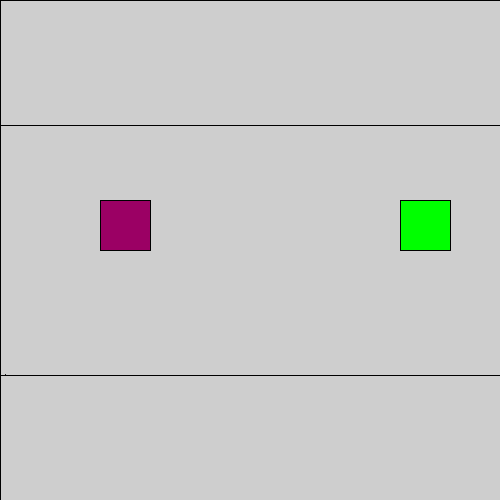
Frame 1 (no input)
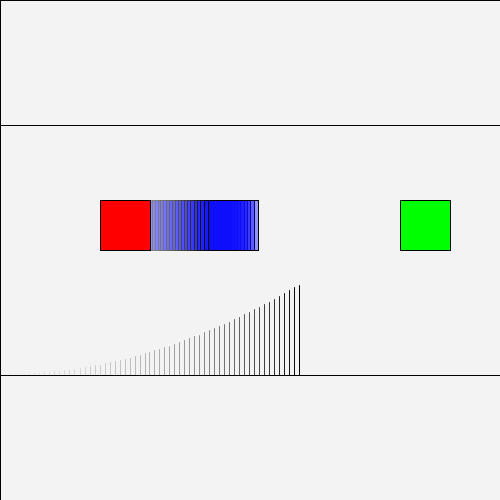
Frame 60 (the mouse pressed at the canvas centre just before this capture)
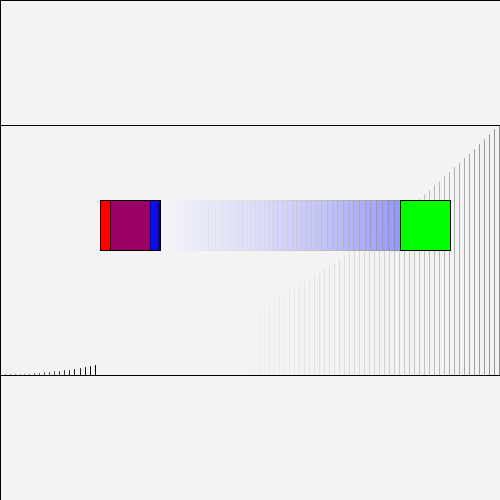
Frame 120 (the mouse held since frame 60 and released just before this capture)

The Processing sketch that drew these frames (run headless with seeded random() and noise(); from frame 60 on, the mouse is pressed at the canvas centre):

// Processing sketch: NonlinearAnim
// ── NonlinearAnim.pde
void setup() {
  size(500, 500);
}

float easeIn(float x) {
  return x*x;
}

float easeOut(float x) {
  x -= 1;
  return 1 - x*x;
}

float easeInOut(float x) {
  if (x < 0.5) {
   return easeIn(2*x)/2;
  }
  return easeOut(2*(x - 0.5))/2 + 0.5;
}

float BezierBlend(float t)
{
    return t*t*(3.0 - 2.0*t);
}

float easeBack_f(float x) {
  return -x*x*x + 4.0*x;
}

float easeBack(float x){
  float x0 = -1.5;
  float y0 = easeBack_f(x0);
  float x1 = 1.5;
  float y1 = easeBack_f(x1);
  float y = easeBack_f(map(x, 0, 1, x0, x1));
  return map(y, y0, y1, 0, 1);
}

float f(float x) {
  //return x;
  return easeIn(x);
  //return easeBack(x);
}

float s = 0.00;

void draw() {
  //background(255);
  fill(255, 10);
  rect(0, 0, width, height);
  
  int x1 = 100, y1 = 200;
  int w1 = 50, h1 = 50;
  int x2 = 400, y2 = 200;
  int w2 = 50, h2 = 50;
  
  fill(255, 0, 0);
  rect(x1, y1, w1, h1);
  fill(0, 255, 0);
  rect(x2, y2, w2, h2);

  s += 0.01;
  if (1 <= s) {
    s = 0;
  }
  float t = f(s);
  
  float miny = -0.5;
  float maxy = 1.5;
  int px = (int)map(s, 0, 1, 0, width); 
  int py = (int)map(t, miny, maxy, height, 0); 
  line(px, map(0, miny, maxy, height, 0), px, py);
  float ly;
  ly = map(1, miny, maxy, height, 0);
  line(0, ly, width, ly);
  ly = map(0, miny, maxy, height, 0);
  line(0, ly, width, ly);
  
  float x = (1 - t)*x1 + t*x2;
  float y = (1 - t)*y1 + t*y2;
  float w = (1 - t)*w1 + t*w2;
  float h = (1 - t)*h1 + t*h2;
  fill(0, 0, 255, 100);
  rect(x, y, w, h);
}
